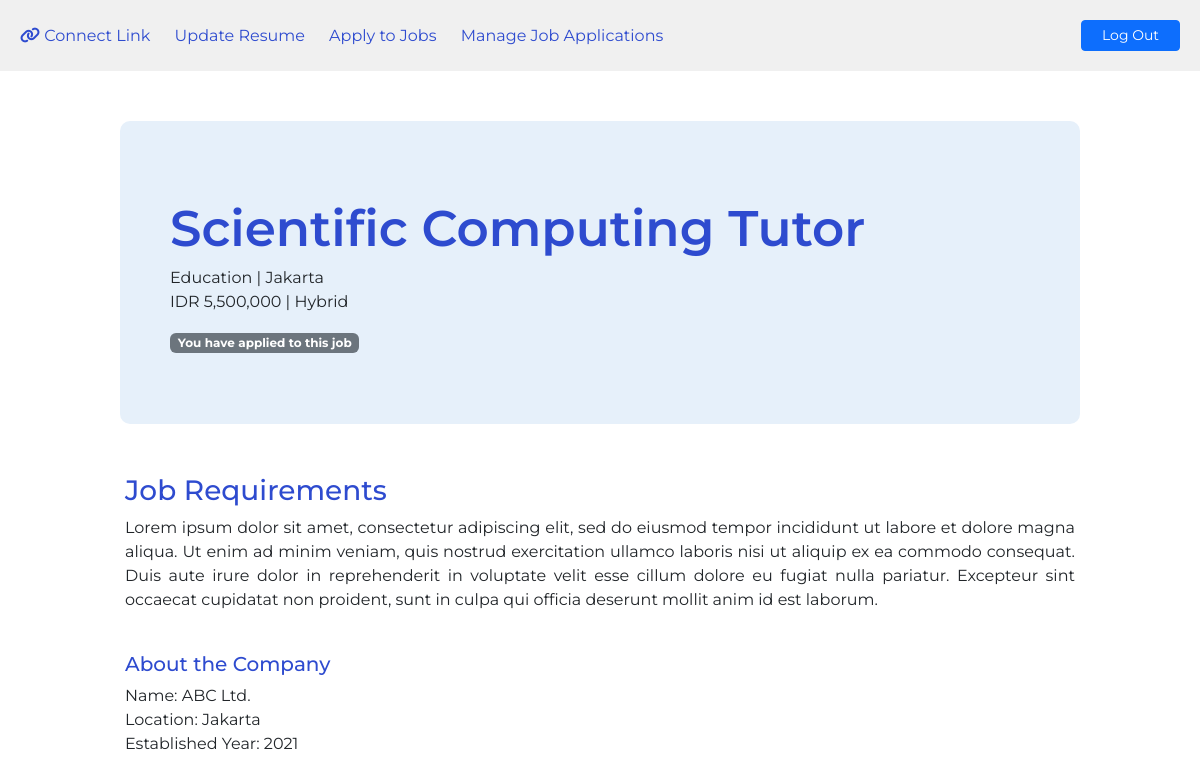
Screenshot of /job-details/7/ (signed in) with the database file from the repository.
### job/models.py (models this page shows, shortened)
class Job(models.Model):
    job_type_choices = (
        ('Remote', 'Remote'),
        ('Onsite', 'Onsite'),
        ('Hybrid', 'Hybrid')
    )
    user = models.ForeignKey(User, on_delete = models.CASCADE) #creates many-to-one relationship between Job and User
    company = models.ForeignKey(Company, on_delete = models.CASCADE) #creates many-to-one relationship between Job and Company
    title = models.CharField(max_length = 100) #creates a field with max-length of 100 characters
    location = models.CharField(max_length = 100)
    salary = models.PositiveBigIntegerField(default = 5000000) #set default salary as 5,000,000
    requirements = models.TextField()
    is_available = models.BooleanField(default = True)
    timestamp = models.DateTimeField(auto_now_add = True)
    industry = models.ForeignKey(Industry, on_delete = models.CASCADE, null = True, blank = True) #creates many-to-one relationship between Job and Industry
    job_type = models.CharField(max_length = 20, choices = job_type_choices, null = True, blank = True)

class Industry(models.Model): #inheritance from Model class in models module
    name = models.CharField(max_length = 100)
    def __str__(self): #dunder method
        return self.name

### company/models.py (models this page shows, shortened)
class Company(models.Model): #inheritance from Model class in models module
    user = models.OneToOneField(User, on_delete = models.CASCADE)
    name = models.CharField(max_length = 100, null = True, blank = True)
    city = models.CharField(max_length = 100, null = True, blank = True)
    est_date = models.PositiveIntegerField(null = True, blank = True)

### website/views.py (the view)
# urls.py: path('job-details/<int:pk>/', views.job_details, name = 'job-details')
def job_details(request, pk):
    if not request.user.is_authenticated:
        messages.warning(request, 'Please log in to view job details and apply.') #do not allow user to view job details before logging in
        return redirect('job-list') #redirect user to the same page
    else:
        if ApplyJob.objects.filter(user = request.user, job = pk).exists(): #make sure the same user does not apply to the same job twice
            applied = True
        else:
            applied = False
        job = Job.objects.get(pk = pk)
        context = {'job': job, 'applied': applied}
        return render(request, 'website/job-details.html', context) #display job-details.html to user

### templates/website/job-details.html
{% extends 'base.html' %}
{% load humanize %}
{% block content %}
<div class="title-desc">
    <span class="main-title">{{job.title}}</span>
    <p>
        {{job.industry}} | {{job.location}}<br>
        IDR {{job.salary|intcomma}} | {{job.job_type}}
    </p>
    {% if not applied %}
    <a href="{% url 'apply-to-job' job.pk %}" class="btn btn-primary btn-sm">Apply Now</a>
    {% else %}
    <span class="badge bg-secondary">You have applied to this job</span>
    {% endif %}
</div>
<div class="job-desc">
    <h3 class="blue">Job Requirements</h3>
    <p>{{job.requirements}}</p><br>
    <h5 class="blue">About the Company</h5>
    <p>
        Name: {{job.company.name}}<br>
        Location: {{job.company.city}}<br>
        Established Year: {{job.company.est_date}}
    </p>
</div>
{% endblock content %}

### templates/base.html (style rules this page uses)
* { font-family: "Montserrat"; }
body { margin: 0; padding: 0; }
.title-desc { border-radius: 10px; background-color: #E6F0FA; padding: 70px 50px; }
.main-title { font-size: 50px; font-weight: 600; color: #2E4BCF; }
.job-desc { margin-top: 50px; text-align: justify; padding: 0 5px; }
.blue { color: #2E4BCF; }

### rows the page displays
Job: title "Scientific Computing Tutor", industry "Education", location "Jakarta", salary "5,500,000", job_type "Hybrid", requirements "Lorem ipsum dolor sit amet, consectetur adipiscing elit, sed do eiusmod tempor incididunt ut labore et dolore magna aliqua. Ut enim ad minim veniam, quis nostrud exercitation ullamco laboris nisi ut aliquip ex ea commodo consequat. Duis aute irure dolor in reprehenderit in voluptate velit esse cillum dolore eu fugiat nulla pariatur. Excepteur sint occaecat cupidatat non proident, sunt in culpa qui officia deserunt mollit anim id est laborum.", company.name "ABC Ltd.", company.city "Jakarta", company.est_date "2021"
